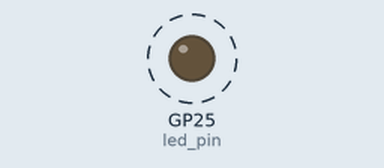
Recording of a program running on a simulated Raspberry Pi Pico running MicroPython. On the bench: output pins drawn as LEDs (lit = HIGH). Dashed ring = blinking.

Above: at 0.5 s.
Timing chart, 0 to 4.6 s (numbered marks = the images above):
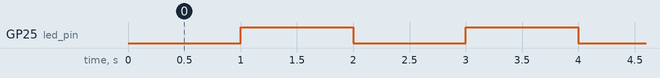

Measured:
- by itself, GP25 (led_pin): alternates HIGH for 1.0 s and LOW for 1.0 s

The program:

interrupciones_test.py
```python
import machine
import utime

led_pin = machine.Pin(25, machine.Pin.OUT)
timer0 = machine.Timer()

def blink_led(timer):
    led_pin.toggle()

timer0.init(mode=machine.Timer.PERIODIC, period=1000, callback=blink_led)

while True:
    utime.sleep(1)
```
